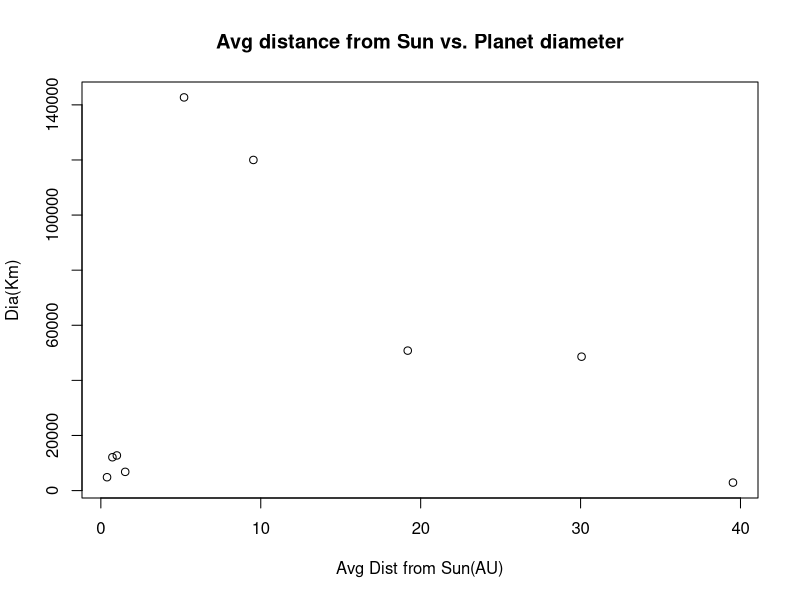
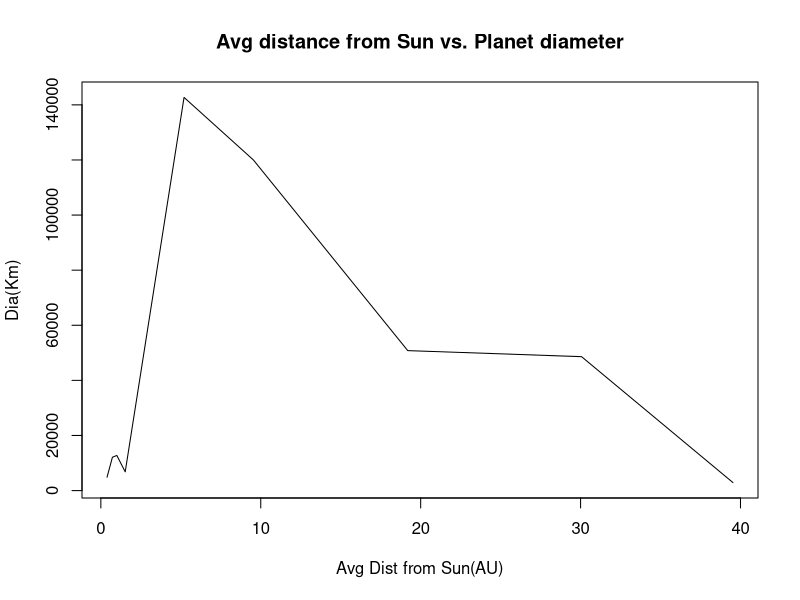
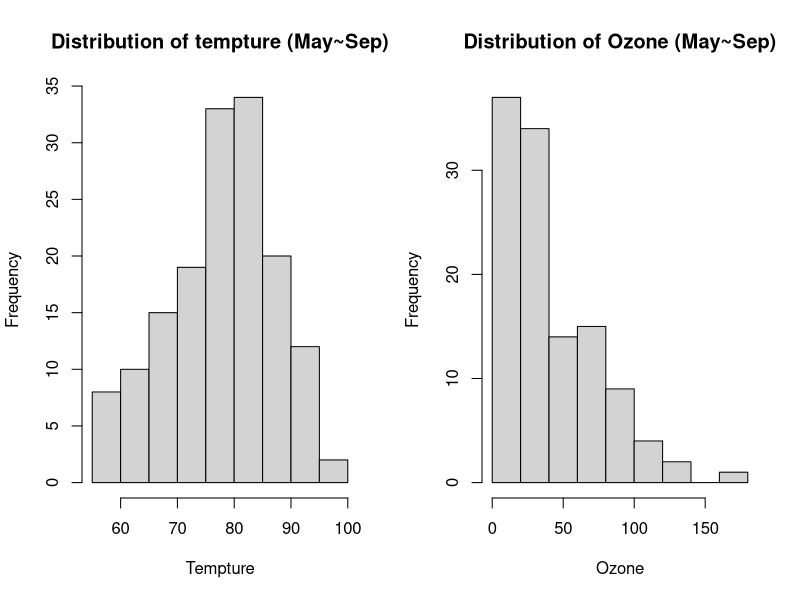
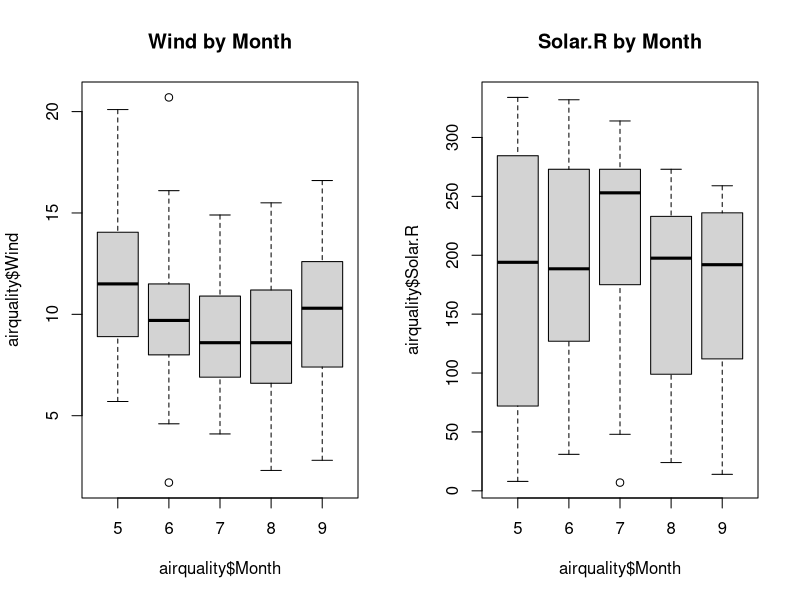
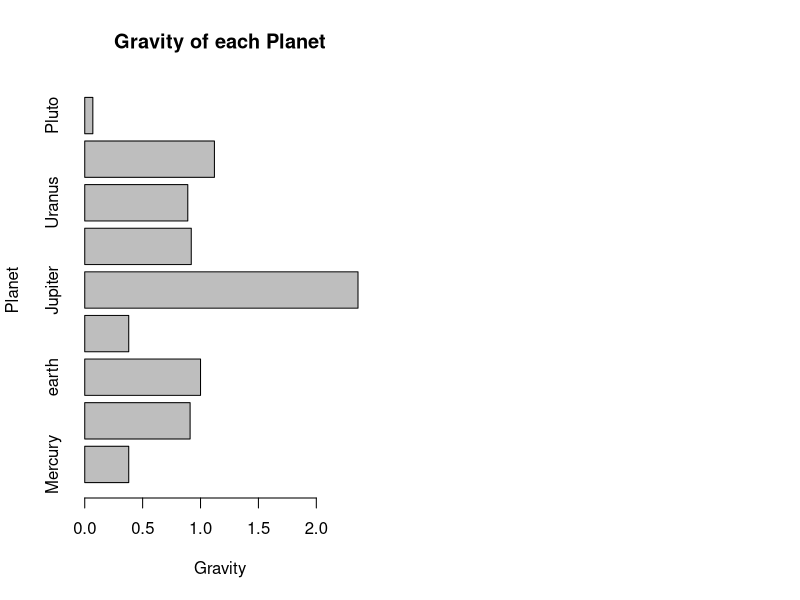

Generate these figures, in order, with R:
setwd("D:/Jerry/CSIE訓練班/R/20170117/r_prg_midterm_02") 
myPlanet = read.csv("planet_data.csv")
#Scattered Diagram
plot(myPlanet$Sun.AvgDist.AU.,myPlanet$Planet.Diameter.KM.,main="Avg distance from Sun vs. Planet diameter", xlab = "Avg Dist from Sun(AU)", ylab = "Dia(Km)")

#line graph
plot(myPlanet$Sun.AvgDist.AU.,myPlanet$Planet.Diameter.KM., type="l",main="Avg distance from Sun vs. Planet diameter", xlab = "Avg Dist from Sun(AU)", ylab = "Dia(Km)")

#Histogram
par(mfrow = c(1,2))
hist(airquality$Temp, main = "Distribution of tempture (May~Sep)", xlab = "Tempture")
hist(airquality$Ozone, main = "Distribution of Ozone (May~Sep)", xlab = "Ozone")

#Box plot
par(mfrow = c(1,2))
boxplot(airquality$Wind ~ airquality$Month, main = "Wind by Month")
boxplot(airquality$Solar.R ~ airquality$Month, main = "Solar.R by Month")

#Bar plot
barplot(myPlanet$Planet.Gravity, names.arg = myPlanet$Planet.Name, main = "Gravity of each Planet", xlab = "Gravity", ylab = "Planet", horiz = TRUE)

